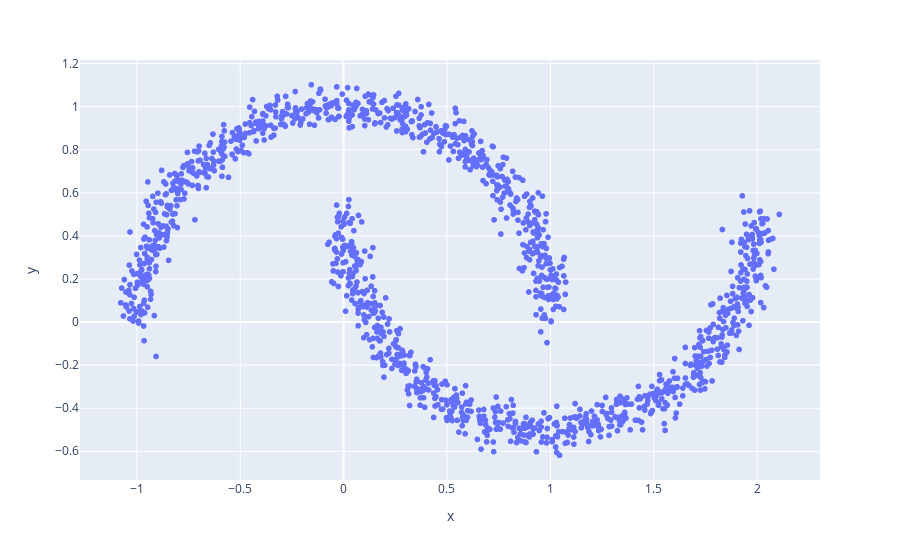

Write notebook code for a chart like this one.
### Code cell
# data grafico
x,y = datasets.make_moons (n_samples = 1500, noise = 0.05)
grafico2 = px.scatter (x=x[:,0], y=x[:,1])
grafico2.show()

### Figure 1 — Plotly figure (JSON) as saved in the notebook; plotly's stock layout.template omitted (floating-point values rounded to 4 significant figures; data arrays with more than 128 entries replaced by an {"elided": "..."} marker saying what was removed)
{"data": [{"hovertemplate": "x=%{x}<br>y=%{y}<extra></extra>", "legendgroup": "", "marker": {"color": "#636efa", "symbol": "circle"}, "mode": "markers", "name": "", "showlegend": false, "type": "scattergl", "x": {"elided": "1500 float values"}, "xaxis": "x", "y": {"elided": "1500 float values"}, "yaxis": "y"}], "layout": {"legend": {"tracegroupgap": 0}, "margin": {"t": 60}, "xaxis": {"anchor": "y", "domain": [0, 1], "title": {"text": "x"}}, "yaxis": {"anchor": "x", "domain": [0, 1], "title": {"text": "y"}}}}
